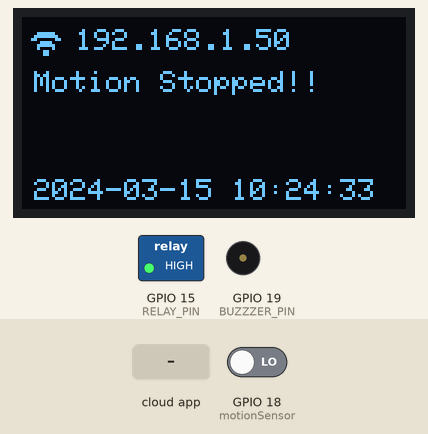
The sketch below on a simulated ESP32. Parts: 128×64 one-colour display, switched loads named in the sketch (green lamp = pin HIGH), buzzer (waves = sounding). The test bench sets the inputs (shaded band); at power-on: GPIO 18 (motionSensor) LOW. WiFi joins after 1.5 s; servers stay silent unless stated; network time is answered at once with the bench clock; the local clock reads 2024-03-15 10:24:30 at power-on unless the sketch sets it; the Firebase database answers and starts empty; what the sketch prints to the serial monitor is not drawn.

Above: at 3.4 s.
3.5 s: GPIO 18 (motionSensor) driven HIGH
At 4.4 s:
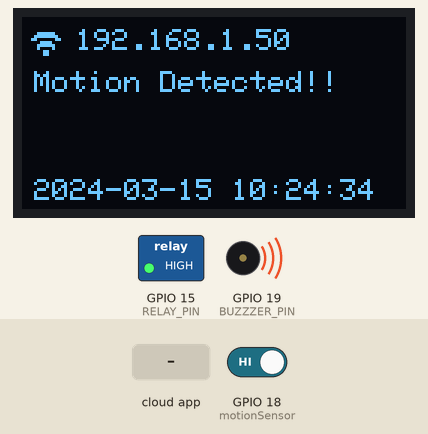
7.6 s: the phone or cloud app sets trigger to 1
At 10.77 s:
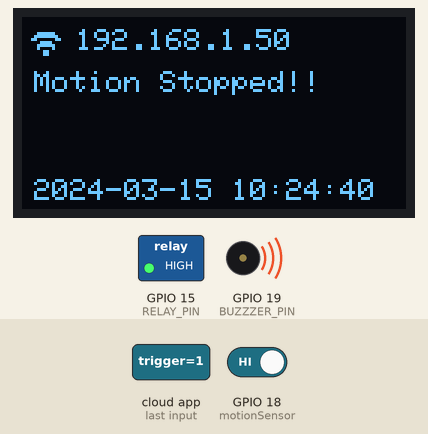
At 15.72 s:
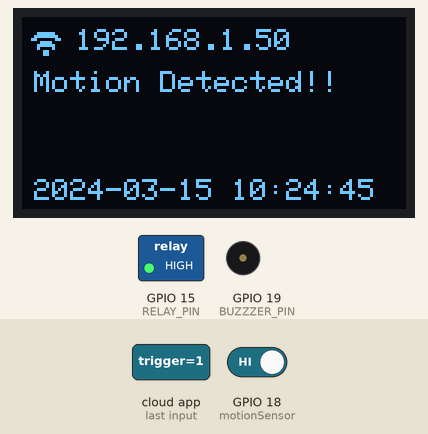
Timing chart, 0 to 17.2 s (numbered marks = the images above; inputs shaded):
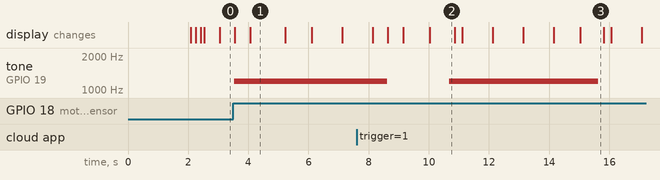

Measured:
- after the input at 3.5 s, tone on GPIO 19 (BUZZZER_PIN): silent → 1200 Hz at once; the display: first changes after 0.05 s (image 1 shows a later state)
- what the display in image 1 shows lasts 1.1 s, from 4.1 s to 5.2 s
- what the display in image 2 shows lasts 0.9 s, from 10.0 s to 10.9 s

The sketch:

project_PMLD.ino
```cpp
#include <SPI.h>
#include <WiFi.h>
#include <Firebase_ESP_Client.h>
#include <Wire.h>
#include <Adafruit_GFX.h>
#include <Adafruit_SSD1306.h>
#include <EEPROM.h>
#include <EasyBuzzer.h>
#include <NTPClient.h>
#include <WiFiUdp.h>

#define SCREEN_WIDTH 128 // OLED display width, in pixels
#define SCREEN_HEIGHT 64 // OLED display height, in pixels

#define OLED_RESET     -1 // Reset pin # (or -1 if sharing Arduino reset pin)
#define SCREEN_ADDRESS 0x3C ///< See datasheet for Address; 0x3D for 128x64, 0x3C for 128x32
Adafruit_SSD1306 display(SCREEN_WIDTH, SCREEN_HEIGHT, &Wire, OLED_RESET);

#define LOGO_HEIGHT   16
#define LOGO_WIDTH    16

// Port
#define RELAY_PIN 15
#define BUZZZER_PIN  19 // ESP32 pin GIOP18 connected to piezo buzzer

#define timeSeconds 5

// Insert Firebase project API Key
#define API_KEY "AIzaSyCddbm3Qwj1vQWEGyXEOjFK_CfqZx07Rvs"

// Insert RTDB URLefine the RTDB URL */
#define DATABASE_URL "https://pengusir-burung-pmld-default-rtdb.asia-southeast1.firebasedatabase.app/"

//Provide the token generation process info.
#include "addons/TokenHelper.h"
//Provide the RTDB payload printing info and other helper functions.
#include "addons/RTDBHelper.h"

//Define Firebase Data object
FirebaseData fbdo;

FirebaseAuth auth;
FirebaseConfig config;

unsigned long sendDataPrevMillis = 0;
int count = 0;
bool signupOK = false;

// WIFI Config
const char* ssid = "ZeroDev";
const char* password = "123456789";
const char* hostname = "ESP-1";

// Motion Sensor
const int motionSensor = 18;

// Timer: Auxiliary variables
unsigned long now = millis();
unsigned long lastTrigger = 0;
boolean startTimer = false;

// Timer: Auxiliary trigger
unsigned long nowTrigger = millis();
unsigned long lastTimeTrigger = 0;
boolean startTimerTrigger = false;

// Define NTP Client to get time
WiFiUDP ntpUDP;
NTPClient timeClient(ntpUDP);

// Variables to save date and time
String formattedDate;
String dayStamp;
String timeStamp;
String dateTime;

String idBoard = "Tower1";

//Offline Mode
int timeNow = 0;
int timeOut = 20;
boolean offlineMode = false;

FirebaseJson jsonSend;

unsigned char wifi1_icon4[] =
{
  0b00000000, 0b00000000, //
  0b00000111, 0b11100000, //      ######
  0b00011111, 0b11111000, //    ##########
  0b00111111, 0b11111100, //   ############
  0b01110000, 0b00001110, //  ###        ###
  0b01100111, 0b11100110, //  ##  ######  ##
  0b00001111, 0b11110000, //     ########
  0b00011000, 0b00011000, //    ##      ##
  0b00000011, 0b11000000, //       ####
  0b00000111, 0b11100000, //      ######
  0b00000100, 0b00100000, //      #    #
  0b00000001, 0b10000000, //        ##
  0b00000001, 0b10000000, //        ##
  0b00000000, 0b00000000, //
  0b00000000, 0b00000000, //
  0b00000000, 0b00000000, //
};

 unsigned char wifi1_icon3[] =
{
  0b00000000, 0b00000000, //
  0b00000000, 0b00000000, //
  0b00000000, 0b00000000, //
  0b00000000, 0b00000000, //
  0b00000000, 0b00000000, //
  0b00000111, 0b11100000, //      ######
  0b00001111, 0b11110000, //     ########
  0b00011000, 0b00011000, //    ##      ##
  0b00000011, 0b11000000, //       ####
  0b00000111, 0b11100000, //      ######
  0b00000100, 0b00100000, //      #    #
  0b00000001, 0b10000000, //        ##
  0b00000001, 0b10000000, //        ##
  0b00000000, 0b00000000, //
  0b00000000, 0b00000000, //
  0b00000000, 0b00000000, //
};


 unsigned char wifi1_icon2[] =
{
  0b00000000, 0b00000000, //
  0b00000000, 0b00000000, //
  0b00000000, 0b00000000, //
  0b00000000, 0b00000000, //
  0b00000000, 0b00000000, //
  0b00000000, 0b00000000, //
  0b00000000, 0b00000000, //
  0b00000000, 0b00000000, //
  0b00000011, 0b11000000, //       ####
  0b00000111, 0b11100000, //      ######
  0b00000100, 0b00100000, //      #    #
  0b00000001, 0b10000000, //        ##
  0b00000001, 0b10000000, //        ##
  0b00000000, 0b00000000, //
  0b00000000, 0b00000000, //
  0b00000000, 0b00000000, //
};

 unsigned char wifi1_icon1[] =
{
  0b00000000, 0b00000000, //
  0b00000000, 0b00000000, //
  0b00000000, 0b00000000, //
  0b00000000, 0b00000000, //
  0b00000000, 0b00000000, //
  0b00000000, 0b00000000, //
  0b00000000, 0b00000000, //
  0b00000000, 0b00000000, //
  0b00000000, 0b00000000, //
  0b00000000, 0b00000000, //
  0b00000000, 0b00000000, //
  0b00000001, 0b10000000, //        ##
  0b00000001, 0b10000000, //        ##
  0b00000000, 0b00000000, //
  0b00000000, 0b00000000, //
  0b00000000, 0b00000000, //
};

 unsigned char wifi1_icon0[] =
{
  0b00000000, 0b00000000, //
  0b00000000, 0b00000000, //
  0b00111000, 0b00001110, //   ###       ###
  0b00111100, 0b00011110, //   ####     ####
  0b00111110, 0b00111110, //   #####   #####
  0b00011111, 0b01111100, //    ##### #####
  0b00001111, 0b11111000, //     #########
  0b00000111, 0b11110000, //      #######
  0b00000011, 0b11100000, //       #####
  0b00000111, 0b11110000, //      #######
  0b00001111, 0b11111000, //     #########
  0b00011111, 0b01111100, //    ##### #####
  0b00111110, 0b00111110, //   #####   #####
  0b00111100, 0b00011110, //   ####     ####
  0b00111000, 0b00001110, //   ###       ###
  0b00000000, 0b00000000, //
};

// Buzzer
int pinBuzzer = 19;
// End Buzzer

void setup() {
  Serial.begin(115200);
  pinMode(RELAY_PIN, OUTPUT);

  // SSD1306_SWITCHCAPVCC = generate display voltage from 3.3V internally
  if(!display.begin(SSD1306_SWITCHCAPVCC, SCREEN_ADDRESS)) {
    Serial.println(F("SSD1306 allocation failed"));
    for(;;); // Don't proceed, loop forever
  }
  digitalWrite(RELAY_PIN, HIGH);
  display.clearDisplay();

  initWiFi();
  initMotion();
  EasyBuzzer.setPin(pinBuzzer);
}

void loop() {
    Serial.print("Loop\n");
    delay(100);
    display.clearDisplay();
    EasyBuzzer.update();
    showBarWifi();
    showMotionDetected();
    showClock();
    getTrigger();
    setStatusWifi();
    display.display();
}

// Setup WiFi
void initWiFi() {
  WiFi.mode(WIFI_STA);
  WiFi.setHostname(hostname);
  WiFi.begin(ssid, password);
  display.clearDisplay();
  display.setTextSize(1);
  display.setTextColor(WHITE);
  display.setCursor(0,20);
  display.println("Connecting to WiFi ..");
  display.display();
  offlineMode = false;
  Serial.print("Connecting to WiFi ..");
  while (WiFi.status() != WL_CONNECTED) {
    Serial.print('.');
    timeNow += 1;
    if (timeNow == timeOut) {
      break;
    }
    delay(1000);
  }
      if (WiFi.status() != WL_CONNECTED){
    offlineMode == true;
  }else {
    offlineMode == false;
    initFirebase();
  }
}

void setStatusWifi(){
  if (WiFi.status() != WL_CONNECTED){
    offlineMode == true;
  }else {
    offlineMode == false;
  }
}

// Setup Firebase
void initFirebase() {
  if(offlineMode == false) {
    /* Assign the api key (required) */
    config.api_key = API_KEY;

    /* Assign the RTDB URL (required) */
    config.database_url = DATABASE_URL;

    display.clearDisplay();
    display.setTextSize(1);
    display.setTextColor(WHITE);
    display.setCursor(0,20);
    display.println("Connecting to Firebase ..");
    display.display();

    /* Sign up */
    if (Firebase.signUp(&config, &auth, "", "")){
      Serial.println("ok");
      signupOK = true;
      Firebase.RTDB.setString(&fbdo, idBoard + "/name", idBoard);
      initNTP();
    }
    else{
      Serial.printf("%s\n", config.signer.signupError.message.c_str());
    }

    /* Assign the callback function for the long running token generation task */
    config.token_status_callback = tokenStatusCallback; //see addons/TokenHelper.h

    Firebase.begin(&config, &auth);
  }

}


// Show Bar Wifi
void showBarWifi() {
  if (WiFi.status() == WL_CONNECTED){
      if (WiFi.RSSI() >= -50){
      display.drawBitmap(0, 0, wifi1_icon4, 16, 16, 1);
      }else if ((WiFi.RSSI() < -50) &&  (WiFi.RSSI() > -70)){
        display.drawBitmap(0, 0, wifi1_icon3, 16, 16, 1);
      }else if ((WiFi.RSSI() < -70) &&  (WiFi.RSSI() > -80)){
        display.drawBitmap(0, 0, wifi1_icon2, 16, 16, 1);
      }else {
        display.drawBitmap(0, 0, wifi1_icon1, 16, 16, 1);
      }
      display.setCursor(18,4);
      display.println(WiFi.localIP());
    }else{
      offlineMode = true;
      display.setCursor(4,4);
      display.println("Offline Mode");
    }
}

boolean sendReq = false;

void showMotionDetected() {
  now = millis();

  display.setCursor(4,18);
  if(startTimer && (now - lastTrigger > (timeSeconds*1000))) {
    Serial.println("Motion stopped...");
    sendReq = true;
    startTimer = false;
  }

  if(startTimer){
    display.println("Motion Detected!!");
    EasyBuzzer.beep(1200);
    if(sendReq){
      writeDetectionDB();
    }
    sendReq = false;
  }else{
    display.println("Motion Stopped!!");
    EasyBuzzer.beep(0);
  }
}

// Motion
void IRAM_ATTR detectsMovement() {
  Serial.println("MOTION DETECTED!!!");
  startTimer = true;
  lastTrigger = millis();
}

// Setup Motion Sensor
void initMotion() {
    // PIR Motion Sensor mode INPUT_PULLUP
  pinMode(motionSensor, INPUT_PULLUP);
  // Set motionSensor pin as interrupt, assign interrupt function and set RISING mode
  attachInterrupt(digitalPinToInterrupt(motionSensor), detectsMovement, RISING);
}

// Play Buzzer
void playBuzzer() {
  EasyBuzzer.beep(1200);
}

void initNTP() {
    display.clearDisplay();
    display.setTextSize(1);
    display.setTextColor(WHITE);
    display.setCursor(0,20);
    display.println("Connecting to NTP ..");
    display.display();

    // Initialize a NTPClient to get time
    timeClient.begin();
    // Set offset time in seconds to adjust for your timezone, for example:
    // GMT +7
    timeClient.setTimeOffset(25200);
}

void showClock() {
  if (offlineMode == false){
       while(!timeClient.update()) {
        timeClient.forceUpdate();
      }
      // The formattedDate comes with the following format:
      int splitT = formattedDate.indexOf("T");
      formattedDate = timeClient.getFormattedDate();
      dayStamp = formattedDate.substring(0, splitT);
      timeStamp = formattedDate.substring(splitT+1, formattedDate.length()-1);
      dateTime = dayStamp + " " + timeStamp;
      display.setCursor(4,54);
      display.println(dayStamp + " " + timeStamp);

  }
}

// Write Realtime DB
void writeDetectionDB() {
  if (offlineMode == false){
    jsonSend.add("detected", "true");
    jsonSend.add("datetime", dateTime);
    if (Firebase.RTDB.pushJSON(&fbdo, idBoard + "/detected/", &jsonSend)){
      Serial.println("PASSED");
      Serial.println("PATH: " + fbdo.dataPath());
    }
    else {
      Serial.println("FAILED");
      Serial.println("REASON: " + fbdo.errorReason());
    }
  }
}

// Get Trigger From Firebase
void getTrigger() {
  if (offlineMode == false){
    nowTrigger = millis();
    if(nowTrigger - lastTimeTrigger > (timeSeconds*1000)) {
        if (Firebase.RTDB.getBool(&fbdo, idBoard + "/trigger")) {
          if (fbdo.dataTypeEnum() == fb_esp_rtdb_data_type_boolean) {
            if(fbdo.to<bool>() == true){
              Firebase.RTDB.setBool(&fbdo, idBoard + "/trigger", false);
              startTimer = true;
              lastTrigger = millis();
            }
          }
        } else {
          Serial.println(fbdo.errorReason());
        }
        lastTimeTrigger = millis();
    }
  }

}
```
